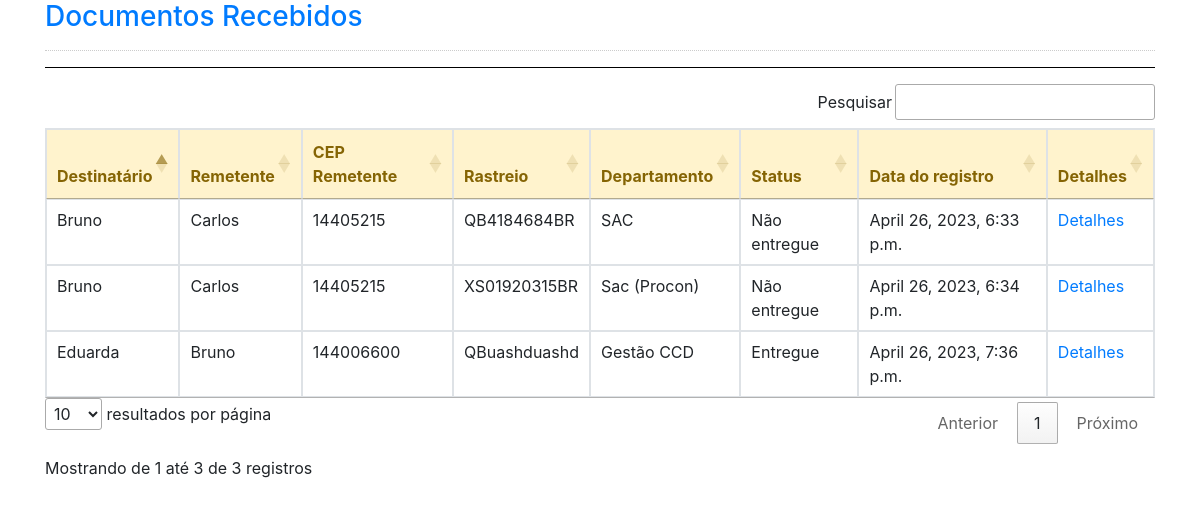
The page /recebimentos/ on the database as committed earlier.
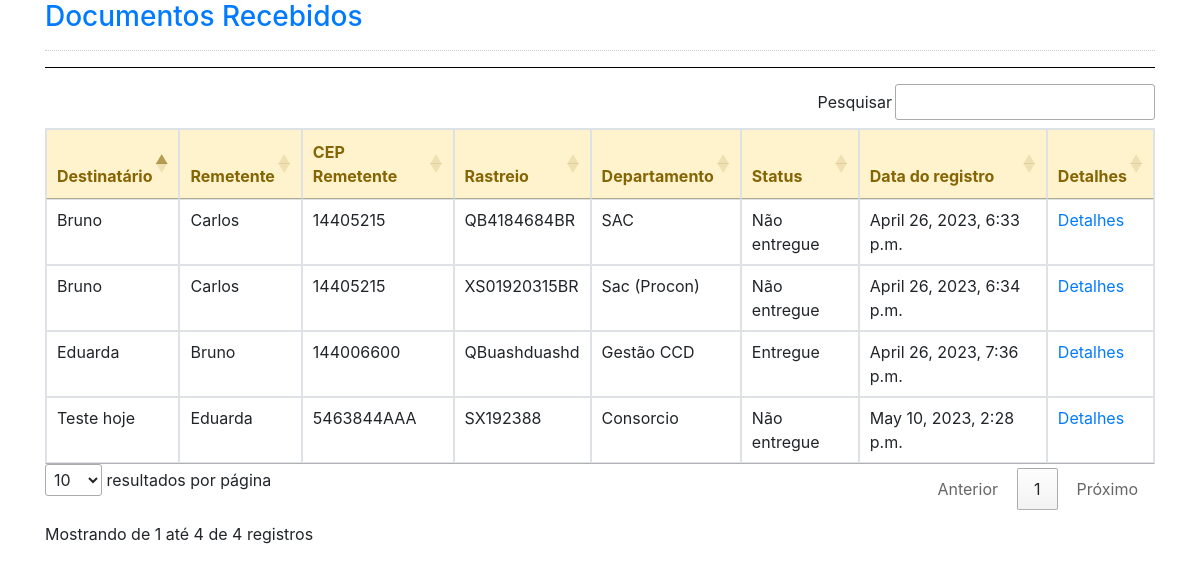
The same page on the database as committed later.
### recebimentos/models.py (models this page shows, shortened)
class Recebidos(models.Model):
    destinatario = models.CharField(max_length=100, null=False)
    tipo = models.CharField(max_length=100,null=True)
    remetente = models.CharField(max_length=100,null=True)
    cep_remetente = models.CharField(max_length=100,null=True)
    rastreio = models.CharField(max_length=100,null=True, unique=True, blank=True)
    ar_anexa = models.CharField(max_length=100,null=True)
    departamento = models.ForeignKey(Setores, on_delete=models.PROTECT)
    data_recebimento = models.DateTimeField (default=timezone.now, blank=True)
    data_att = models.DateTimeField(null=True)
    status = models.CharField(max_length=100,null=True)
    forma_entrega = models.CharField(max_length=100,null=True)
    data_entrega = models.DateField(blank=True, null=True)
    observacao = models.CharField(max_length=200, blank=True, null=True)

class Setores(models.Model):
    departamento = models.CharField(max_length=100,null=True,blank=False, unique=True)
    def __str__(self):
        return self.departamento

### recebimentos/views.py (the view)
# urls.py: path('', index2),
def index2(request):
    recibos = Recebidos.objects.all()
    return render(request, 'vista_recebimento.html', {'recibos': recibos})

### recebimentos/templates/vista_recebimento.html
{% extends 'base_recebimento.html' %}
{% block body %}
<hr style="border-top:1px solid #000; clear:both;"/>
<table id="table" class="table table-bordered" style="margin-left:auto; margin-right:auto">
    <thead class="alert-warning">
        <tr>
            <th>Destinatário</th>
            <th>Remetente</th>
            <th>CEP Remetente</th>
            <th>Rastreio</th>
            <th>Departamento</th>
            <th>Status</th>
            <th>Data do registro</th>
            <th>Detalhes</th>
        </tr>
    </thead>
    <tbody>
        {% for dado in recibos %}
        <tr>
            <td>{{dado.destinatario}}</td>
            <td>{{dado.remetente}}</td>
            <td>{{dado.cep_remetente}}</td>
            <td>{{dado.rastreio}}</td>
            <td>{{dado.departamento}}</td>
            <td>{{dado.status}}</td>
            <td>{{dado.data_recebimento}}</td>
            <td><a href="{% url 'detalhe_recebimento' dado.id %}">Detalhes</a> </td>
        </tr>
        {% endfor %}
    </tbody>
</table>
{% endblock %}

### recebimentos/templates/base_recebimento.html (shortened to what this page needs)
<!DOCTYPE html>
<html lang="pt-br">
<head>
    <link rel="stylesheet" href="https://cdn.jsdelivr.net/npm/bootstrap@4.0.0/dist/css/bootstrap.min.css">
    <link rel="stylesheet" type="text/css" href = "https://cdn.datatables.net/1.13.4/css/jquery.dataTables.min.css"/>
    <link rel="stylesheet" href = "https://cdn.datatables.net/buttons/2.3.6/css/buttons.dataTables.min.css" rel="stylesheet"/>
</head>
<body>
    <div class="container">
        <h3 class="text-primary">Documentos Recebidos</h3>
        <div>
            <hr style="border-top:1px dotted #ccc; margin-left:auto; margin-right:auto"/>
            {% block body %}
            {% endblock %}
        </div>
    </div>
</body>
</html>

Rows that differ between the two databases and show on the page:
added Recebidos: destinatario "Teste hoje", remetente "Eduarda", cep_remetente "5463844AAA", rastreio "SX192388", departamento "Consorcio", status "Não entregue", data_recebimento "May 10, 2023, 2:28 p.m."
Other text that changed with them:
text written by a page script: "Pesquisar Anterior 1 Próximo resultados por página Mostrando de 1 até 3 de 3 registros" → "Pesquisar Anterior 1 Próximo resultados por página Mostrando de 1 até 4 de 4 registros"
